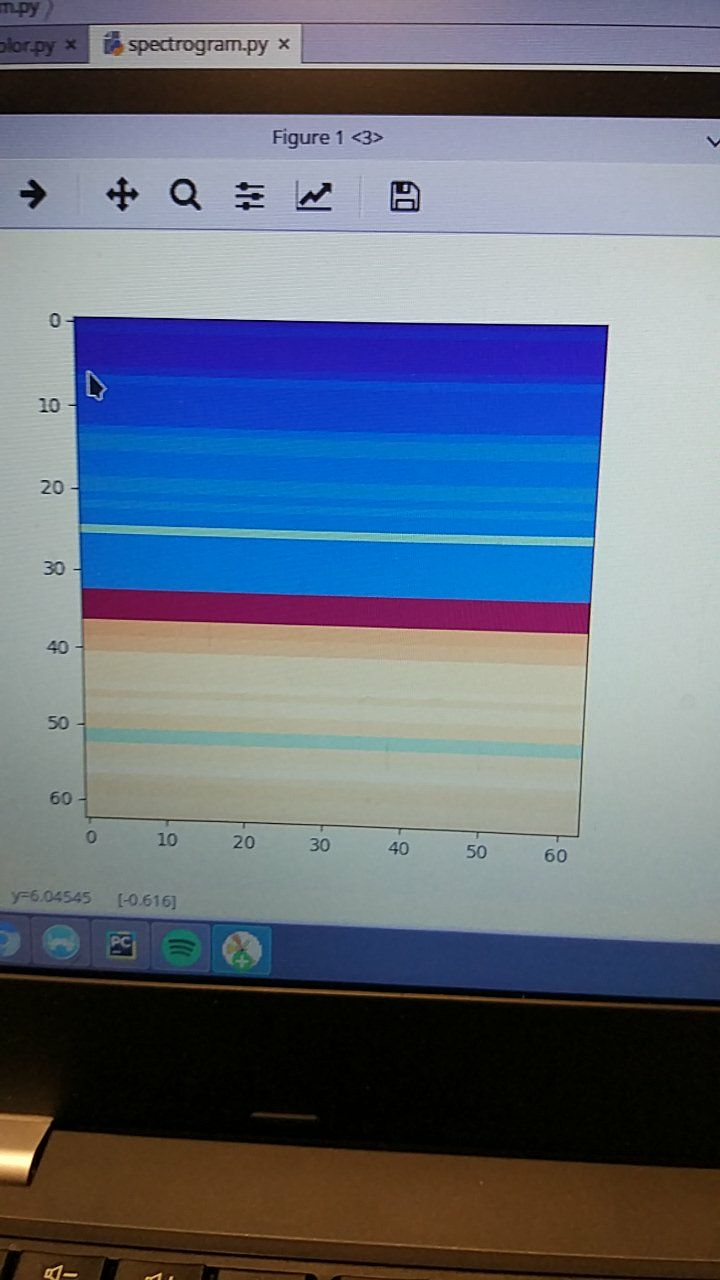
#> input picture histogram/img01.jpg, 720 x 1280 px
$ python color_histogram_3D.py --image img01.jpg   (Python 2 division)
#> lines starting #> are read from the running program, lines starting #| are printed output that depends on the picture
# -*- coding: utf-8 -*-
#     cv2.calcHist(images, channels, mask, histSize, ranges)

#     images: This is the image that we want to compute a histogram
#     for. Wrap it as a list: [myImage].

#     channels: A list of indexes, where we specify the index of the
#     channel we want to compute a histogram for. To compute a
#     histogram of a grayscale image, the list would be [0]. To
#     compute a histogram for all three red, green, and blue channels,
#     the channels list would be [0, 1, 2].

#     mask: I haven’t covered masking yet in this blog yet, but
#     essentially, a mask is a uint8 image with the same shape as our
#     original image, where pixels with a value of zero are ignored
#     and pixels with a value greater than zero are included in the
#     histogram computation. Using masks allow us to only compute a
#     histogram for a particular region of an image. For now, we’ll
#     just use a value of None for the mask.

#     histSize: This is the number of bins we want to use when
#     computing a histogram. Again, this is a list, one for each
#     channel we are computing a histogram for. The bin sizes do not
#     all have to be the same. Here is an example of 32 bins for each
#     channel: [32, 32, 32].

#     ranges: The range of possible pixel values. Normally, this is
#     [0, 256] for each channel, but if you are using a color space
#     other than RGB (such as HSV), the ranges might be different.


# import the necessary packages
from matplotlib import pyplot as plt
import numpy as np
import argparse
import cv2

# construct the argument parser and parse the arguments
ap = argparse.ArgumentParser()
#ap.add_argument("-i", "--image", required = True, help = "Path to the image")
ap.add_argument("-i", "--image", required = True, help = "Path to the image")
args = vars(ap.parse_args())

# load the image and show it
image = cv2.imread(args["image"])
#> image is the input picture: shape (1280, 720, 3); mean B, G, R 126.2, 110, 99.7
cv2.imshow("image", image)

# grab the image channels, initialize the tuple of colors,
# the figure and the flattened feature vector
chans = cv2.split(image)
colors = ("b", "g", "r") # Cuidado con el orden! esta cambiado en opencv

# let's move on to 2D histograms -- I am reducing the
# number of bins in the histogram from 256 to 32 so we
# can better visualize the results
#fig = plt.figure()

# our 2D histogram could only take into account 2 out
# of the 3 channels in the image so now let's build a
# 3D color histogram (utilizing all channels) with 8 bins
# in each direction -- we can't plot the 3D histogram, but
# the theory is exactly like that of a 2D histogram, so
# we'll just show the shape of the histogram
hist = cv2.calcHist([image], [0, 1, 2],
	None, [256, 256, 256], [0, 256, 0, 256, 0, 256])
print "3D histogram shape: %s, with %d values" % (
	hist.shape, hist.flatten().shape[0])
#| 3D histogram shape: (256, 256, 256), with 16777216 values


plt.plot(hist[0], colors[0])
plt.plot(hist[1], colors[1])
plt.plot(hist[2], colors[2])


plt.show()
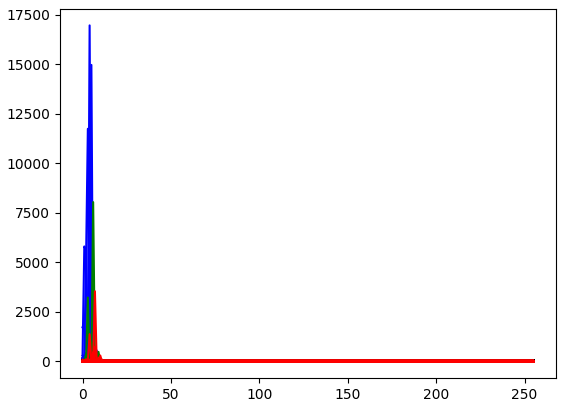
#> figure drawn by matplotlib, 1 panel; curve peaks at x = 1, y = 2019; curve peaks at x = 1, y = 5807; curve peaks at x = 3, y = 11748
